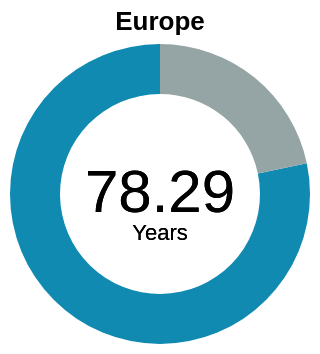

This figure's Vega-Lite source:
### Vega-Lite specification from a JSON file in a GitHub repository (floating-point values rounded to 4 significant figures)
{"$schema": "https://vega.github.io/schema/vega-lite/v5.json", "width": 150, "height": 150, "config": {"view": {"stroke": null}}, "title": {"text": "Europe"}, "data": {"values": [{"Continent": "Europe", "Avg_LE": "78.28989648"}, {"Continent": "Remaining", "Avg_LE": "21.71010352"}]}, "layer": [{"mark": {"type": "arc", "innerRadius": 50}}, {"mark": {"type": "text", "text": "78.29", "fontSize": 30}, "encoding": {"color": {"value": "black"}}}, {"mark": {"type": "text", "text": "Years", "dy": 20}, "encoding": {"color": {"value": "black"}}}], "encoding": {"theta": {"field": "Avg_LE", "type": "quantitative"}, "color": {"field": "Continent", "type": "nominal", "legend": null, "scale": {"domain": ["Europe", "Remaining"], "range": ["#118ab2", "#95A5A6"]}}, "tooltip": [{"field": "Continent", "type": "nominal", "title": "Continent"}, {"field": "Avg_LE", "type": "quantitative", "title": "Life Expectancy (years)", "format": ".2f"}]}}
